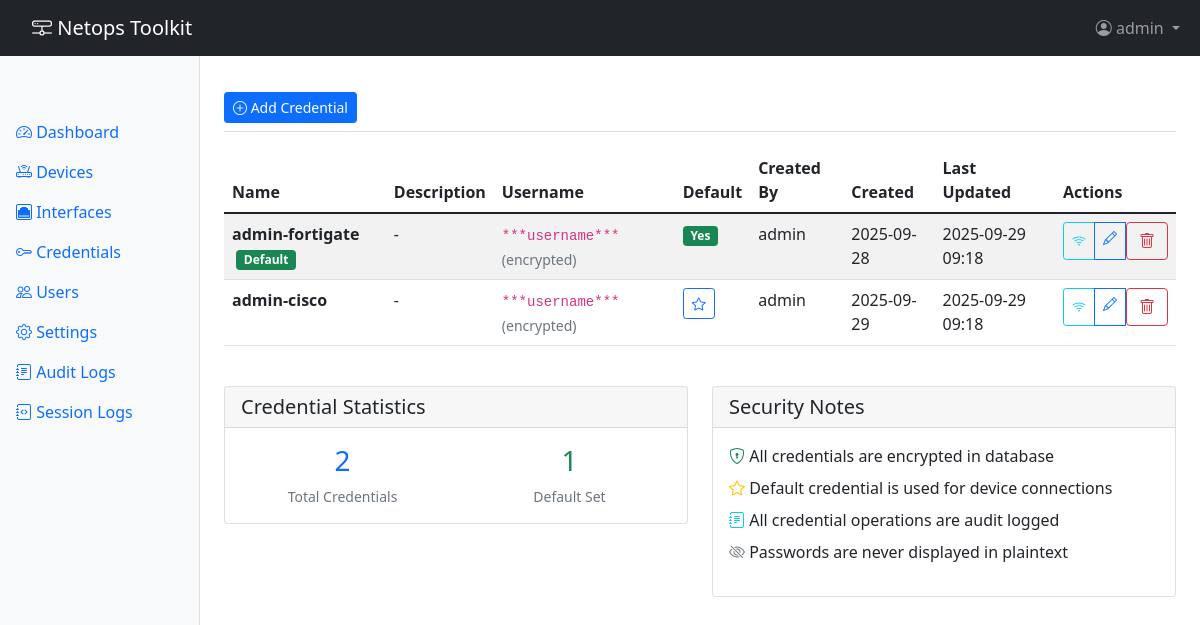
Page /credentials/ (signed in) on the committed database.
### app/models.py (models this page shows, shortened)
class User(UserMixin, db.Model):
    __tablename__ = 'users'
    id = db.Column(db.Integer, primary_key=True)
    username = db.Column(db.String(80), unique=True, nullable=False)
    email = db.Column(db.String(120), unique=True, nullable=True)
    password_hash = db.Column(db.String(255), nullable=True)  # Null for TACACS users
    auth_type = db.Column(db.String(20), nullable=False, default='local')  # 'local' or 'tacacs'
    is_active = db.Column(db.Boolean, default=True)
    is_admin = db.Column(db.Boolean, default=False)
    created_at = db.Column(db.DateTime, default=datetime.utcnow)
    last_login = db.Column(db.DateTime)
    audit_logs = db.relationship('AuditLog', backref='user', lazy='dynamic')

class Credential(db.Model):
    __tablename__ = 'credentials'
    id = db.Column(db.Integer, primary_key=True)
    name = db.Column(db.String(100), unique=True, nullable=False)
    description = db.Column(db.String(255))
    username_encrypted = db.Column(db.Text, nullable=False)
    password_encrypted = db.Column(db.Text, nullable=False)
    is_default = db.Column(db.Boolean, default=False)
    created_at = db.Column(db.DateTime, default=datetime.utcnow)
    updated_at = db.Column(db.DateTime, default=datetime.utcnow, onupdate=datetime.utcnow)
    created_by = db.Column(db.Integer, db.ForeignKey('users.id'))
    creator = db.relationship('User', backref='created_credentials')

### app/routes/credential_routes.py (the view)
@credential_bp.route('/')
@login_required
def list_credentials():
    credentials = Credential.query.all()
    return render_template('credentials/list.html', credentials=credentials)

### app/templates/credentials/list.html (shortened to what this page needs)
{% extends "base.html" %}
{% block content %}
<div class="d-flex justify-content-between flex-wrap flex-md-nowrap align-items-center pt-3 pb-2 mb-3 border-bottom">
    <div class="btn-toolbar mb-2 mb-md-0">
        <div class="btn-group me-2">
            <a href="{{ url_for('credentials.add_credential') }}" class="btn btn-sm btn-primary">
                <i class="bi bi-plus-circle"></i> Add Credential
            </a>
        </div>
    </div>
</div>
<div class="table-responsive">
    <table class="table table-striped table-hover">
        <thead>
            <tr>
                <th>Name</th>
                <th>Description</th>
                <th>Username</th>
                <th>Default</th>
                <th>Created By</th>
                <th>Created</th>
                <th>Last Updated</th>
                <th>Actions</th>
            </tr>
        </thead>
        <tbody>
            {% for credential in credentials %}
            <tr>
                <td>
                    <strong>{{ credential.name }}</strong>
                    {% if credential.is_default %}
                    <span class="badge bg-success ms-1">Default</span>
                    {% endif %}
                </td>
                <td>{{ credential.description or '-' }}</td>
                <td>
                    <code>***username***</code>
                    <small class="text-muted">(encrypted)</small>
                </td>
                <td>
                    {% if credential.is_default %}
                    <span class="badge bg-success">Yes</span>
                    {% else %}
                    <form method="POST" action="{{ url_for('credentials.set_default_credential', credential_id=credential.id) }}" style="display: inline;">
                        <button type="submit" class="btn btn-sm btn-outline-primary" title="Set as Default">
                            <i class="bi bi-star"></i>
                        </button>
                    </form>
                    {% endif %}
                </td>
                <td>{{ credential.creator.username if credential.creator else 'System' }}</td>
                <td>{{ credential.created_at.strftime('%Y-%m-%d') if credential.created_at else '-' }}</td>
                <td>{{ credential.updated_at.strftime('%Y-%m-%d %H:%M') if credential.updated_at else '-' }}</td>
                <td>
                    <div class="btn-group btn-group-sm" role="group">
                        <button type="button" class="btn btn-outline-info" onclick="testCredential({{ credential.id }})" title="Test Credential">
                            <i class="bi bi-wifi"></i>
                        </button>
                        <a href="{{ url_for('credentials.edit_credential', credential_id=credential.id) }}"
                           class="btn btn-outline-primary" title="Edit Credential">
                            <i class="bi bi-pencil"></i>
                        </a>
                        {% if not (credential.is_default and credentials|length <= 1) %}
                        <form method="POST" action="{{ url_for('credentials.delete_credential', credential_id=credential.id) }}"
                              style="display: inline;"
                              onsubmit="return confirm('Are you sure you want to delete credential {{ credential.name }}? This action cannot be undone.');">
                            <button type="submit" class="btn btn-outline-danger" title="Delete Credential">
                                <i class="bi bi-trash"></i>
                            </button>
                        </form>
                        {% else %}
                        <button type="button" class="btn btn-outline-danger" disabled title="Cannot delete the only credential">
                            <i class="bi bi-trash"></i>
                        </button>
                        {% endif %}
                    </div>
                </td>
            </tr>
            {% else %}
            <tr>
                <td colspan="8" class="text-center text-muted">
                    No credentials found. <a href="{{ url_for('credentials.add_credential') }}">Add your first credential</a>.
                </td>
            </tr>
            {% endfor %}
        </tbody>
    </table>
</div>
<div class="row mt-4">
    <div class="col-md-6">
        <div class="card">
            <div class="card-header">
                <h5 class="card-title mb-0">Credential Statistics</h5>
            </div>
            <div class="card-body">
                <div class="row">
                    <div class="col-6">
                        <div class="text-center">
                            <div class="h3 text-primary">{{ credentials|length }}</div>
                            <div class="small text-muted">Total Credentials</div>
                        </div>
                    </div>
                    <div class="col-6">
                        <div class="text-center">
                            <div class="h3 text-success">{{ credentials|selectattr('is_default')|list|length }}</div>
                            <div class="small text-muted">Default Set</div>
                        </div>
                    </div>
                </div>
            </div>
        </div>
    </div>
    <div class="col-md-6">
        <div class="card">
            <div class="card-header">
                <h5 class="card-title mb-0">Security Notes</h5>
            </div>
            <div class="card-body">
                <ul class="list-unstyled">
                    <li class="mb-2">
                        <i class="bi bi-shield-lock text-success"></i>
                        All credentials are encrypted in database
                    </li>
                    <li class="mb-2">
                        <i class="bi bi-star text-warning"></i>
                        Default credential is used for device connections
                    </li>
                    <li class="mb-2">
                        <i class="bi bi-journal-text text-info"></i>
                        All credential operations are audit logged
                    </li>
                    <li class="mb-2">
                        <i class="bi bi-eye-slash text-secondary"></i>
                        Passwords are never displayed in plaintext
                    </li>
                </ul>
            </div>
        </div>
    </div>
</div>
{% endblock %}

### app/templates/base.html (shortened to what this page needs)
<!DOCTYPE html>
<html lang="en">
<head>
    <link href="https://cdn.jsdelivr.net/npm/bootstrap@5.1.3/dist/css/bootstrap.min.css" rel="stylesheet">
    <link href="https://cdn.jsdelivr.net/npm/bootstrap-icons@1.7.2/font/bootstrap-icons.css" rel="stylesheet">
</head>
<body>
    <nav class="navbar navbar-expand-lg navbar-dark bg-dark fixed-top">
        <div class="container-fluid">
            <a class="navbar-brand" href="{{ url_for('main.index') }}">
                <i class="bi bi-hdd-network"></i> Netops Toolkit
            </a>
            <div class="collapse navbar-collapse" id="navbarNav">
                <ul class="navbar-nav ms-auto">
                    {% if current_user.is_authenticated %}
                    <li class="nav-item dropdown">
                        <a class="nav-link dropdown-toggle" href="#" id="userDropdown" role="button" data-bs-toggle="dropdown">
                            <i class="bi bi-person-circle"></i> {{ current_user.username }}
                        </a>
                    </li>
                    {% endif %}
                </ul>
            </div>
        </div>
    </nav>
    <div class="container-fluid">
        <div class="row">
            {% if current_user.is_authenticated %}
            <nav class="col-md-2 d-md-block bg-light sidebar">
                <div class="sidebar-sticky">
                    <ul class="nav flex-column">
                        <li class="nav-item">
                            <a class="nav-link {% if request.endpoint == 'main.dashboard' %}active{% endif %}" href="{{ url_for('main.dashboard') }}">
                                <i class="bi bi-speedometer2"></i> Dashboard
                            </a>
                        </li>
                        <li class="nav-item">
                            <a class="nav-link {% if 'devices' in request.endpoint %}active{% endif %}" href="{{ url_for('devices.list_devices') }}">
                                <i class="bi bi-router"></i> Devices
                            </a>
                        </li>
                        <li class="nav-item">
                            <a class="nav-link {% if 'interfaces' in request.endpoint %}active{% endif %}" href="{{ url_for('interfaces.list_interfaces') }}">
                                <i class="bi bi-ethernet"></i> Interfaces
                            </a>
                        </li>
                        <li class="nav-item">
                            <a class="nav-link {% if 'credentials' in request.endpoint %}active{% endif %}" href="{{ url_for('credentials.list_credentials') }}">
                                <i class="bi bi-key"></i> Credentials
                            </a>
                        </li>
                        {% if current_user.is_admin %}
                        <li class="nav-item">
                            <a class="nav-link {% if 'users' in request.endpoint %}active{% endif %}" href="{{ url_for('auth.users') }}">
                                <i class="bi bi-people"></i> Users
                            </a>
                        </li>
                        <li class="nav-item">
                            <a class="nav-link {% if 'settings' in request.endpoint %}active{% endif %}" href="{{ url_for('settings.index') }}">
                                <i class="bi bi-gear"></i> Settings
                            </a>
                        </li>
                        <li class="nav-item">
                            <a class="nav-link {% if 'audit' in request.endpoint %}active{% endif %}" href="{{ url_for('settings.audit_logs') }}">
                                <i class="bi bi-journal-text"></i> Audit Logs
                            </a>
                        </li>
                        <li class="nav-item">
                            <a class="nav-link {% if 'session_logs' in request.endpoint %}active{% endif %}" href="{{ url_for('session_logs.index') }}">
                                <i class="bi bi-journal-code"></i> Session Logs
                            </a>
                        </li>
                        {% endif %}
                    </ul>
                </div>
            </nav>
            {% endif %}
            <main class="{% if current_user.is_authenticated %}col-md-9 ms-sm-auto col-lg-10 px-md-4{% else %}col-12{% endif %}">
                {% block content %}{% endblock %}
            </main>
        </div>
    </div>
</body>
</html>

### app/templates/base.html (style rules this page uses)
body { padding-top: 56px; }
.sidebar { position: fixed; top: 56px; bottom: 0; left: 0; z-index: 100; padding: 48px 0 0; box-shadow: inset -1px 0 0 rgba(0, 0, 0, .1); }
.sidebar-sticky { position: sticky; top: 0; height: calc(100vh - 56px); padding-top: .5rem; overflow-x: hidden; overflow-y: auto; }
main { padding-top: 20px; }
.navbar-brand { padding-left: 20px; }

### rows in the picture
User: username "admin"
Credential: name "admin-fortigate", is_default "Default", description "-", creator "admin", created_at "2025-09-28", updated_at "2025-09-29 09:18"
Credential: name "admin-cisco", description "-", creator "admin", created_at "2025-09-29", updated_at "2025-09-29 09:18"

### other values in the picture
{{ credentials|length }} "2"
{{ credentials|selectattr('is_default')|list|length }} "1"
